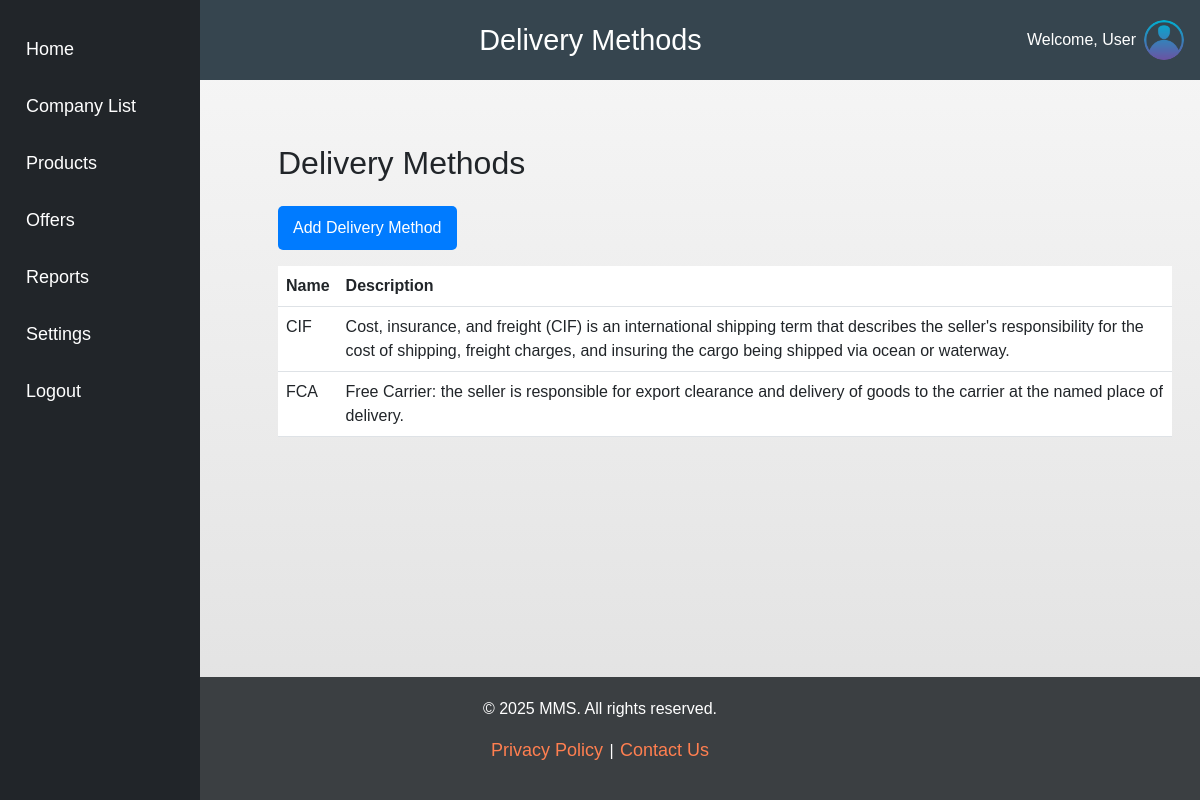
Before: /offers/delivery_methods/ with the older database file.
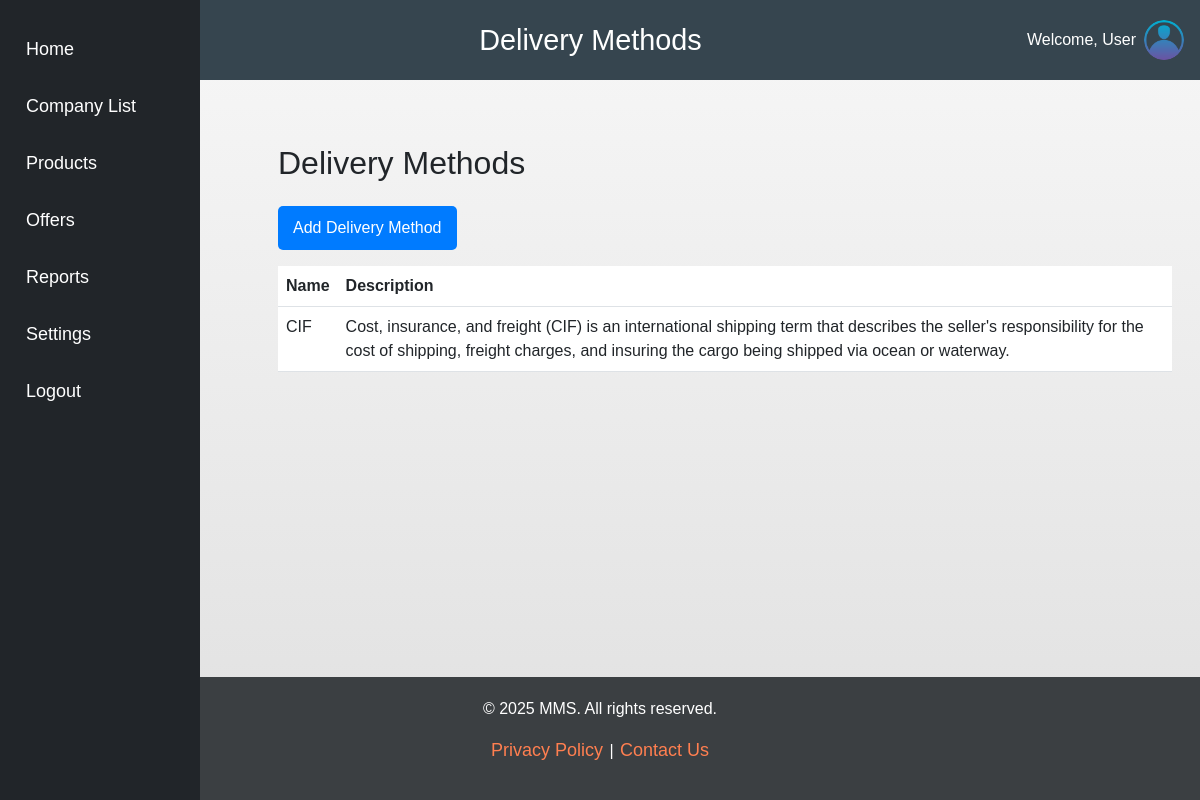
After: the same page with the newer database file.
### offers/models.py (models this page shows, shortened)
class DeliveryMethod(models.Model):
    name = models.CharField(max_length=255)
    description = models.TextField(blank=True, null=True)

### offers/views.py (the view)
# urls.py: path('delivery_methods/', views.delivery_method_list, name='delivery_method_list'),
def delivery_method_list(request):
    delivery_methods = DeliveryMethod.objects.all()
    return render(request, 'offers/delivery_method_list.html', {'delivery_methods': delivery_methods})

### offers/templates/offers/delivery_method_list.html (shortened to what this page needs)
{% extends "base.html" %}
{% block header %}
    Delivery Methods
{% endblock %}
{% block content %}
    <div class="container mt-5">
        <h2 class="mb-4">Delivery Methods</h2>
        <a href="{% url 'offers:create_delivery_method' %}" class="btn btn-primary mb-3">Add Delivery Method</a>
        <table class="table">
            <thead>
                <tr>
                    <th>Name</th>
                    <th>Description</th>
                </tr>
            </thead>
            <tbody>
                {% for method in delivery_methods %}
                <tr>
                    <td>{{ method.name }}</td>
                    <td>{{ method.description }}</td>
                </tr>
                {% endfor %}
            </tbody>
        </table>
    </div>
{% endblock %}

Changed rows visible on the page:
removed DeliveryMethod: name "FCA", description "Free Carrier: the seller is responsible for export clearance and delivery of goods to the carrier at the named place of delivery."
